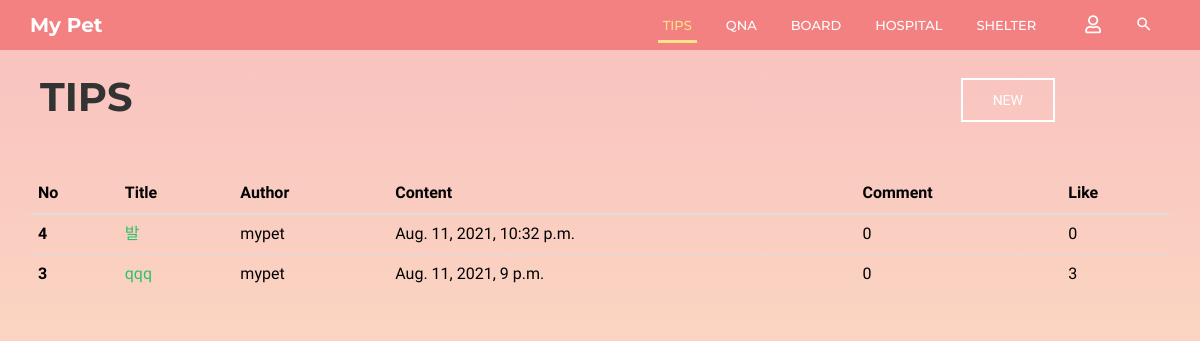
/community/tips/, run on an earlier commit of the app's database.
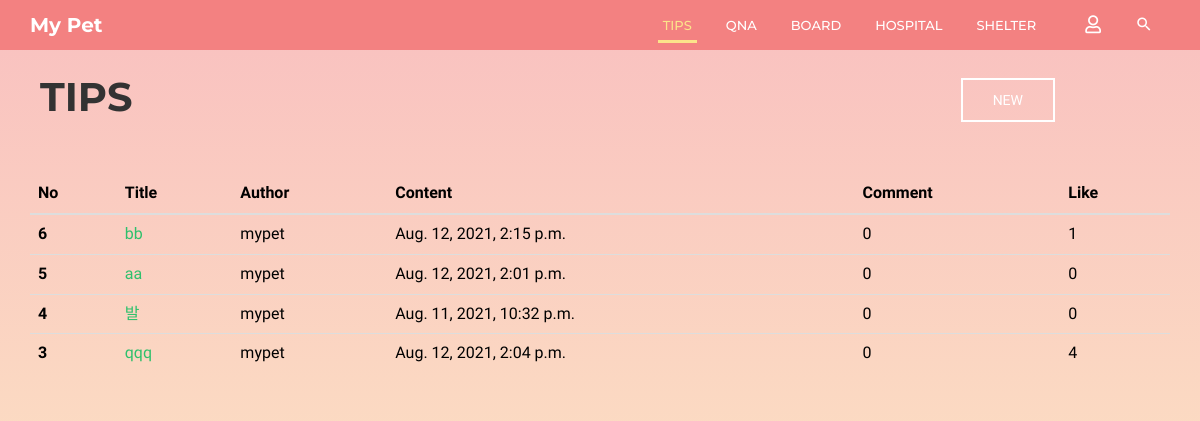
And on a later commit of the database.
### community/models.py (models this page shows, shortened)
class Tips(models.Model):
    b_title = models.CharField(max_length=30)
    b_author = models.CharField(max_length=10)
    b_content = models.CharField(max_length=2000)
    b_date = models.DateTimeField(auto_now=True)
    b_comment_count = models.IntegerField(default=0)
    b_like_count = models.IntegerField(default=0)
    b_photo = models.ImageField(blank=True, null=True, default='../media/noimage.jpg')

### community/views.py (the view)
# urls.py: path('tips/', views.tips, name='tips'),
def tips(request):
    posts = Tips.objects.all().order_by('-id')
    return render(request, 'community/tips.html', {'posts': posts})

### community/templates/community/tips.html (shortened to what this page needs)
{% extends 'base.html' %}
{% block html_body %}
    <link rel="stylesheet" href="/static/css/pages/header.css">
    <link rel="stylesheet" href="/static/css/pages/board.css">
    <header id="column-header">
        <div id="nino-headerInner">
            <nav id="nino-navbar" class="navbar navbar-default" role="navigation">
                <div class="container">
                    <div class="navbar-header">
                        <a class="navbar-brand" href="{% url 'home' %}">My Pet</a>
                    </div>
                    <div class="nino-menuItem pull-right">
                        <div class="collapse navbar-collapse pull-left" id="nino-navbar-collapse">
                            <ul class="nav navbar-nav">
                                <li class="active"><a href="#" onclick="testa('{% url 'community:tips' %}')">Tips</a></li>
                                <li><a href="#" onclick="testa('{% url 'community:qna' %}')">QnA</a></li>
                                <li><a href="#" onclick="testa('{% url 'community:board' %}')">Board</a></li>
                                <li><a href="#" onclick="testa('{% url 'community:hospital' %}')">Hospital</a></li>
                                <li><a href="#" onclick="testa('{% url 'community:shelter' %}')">Shelter</a></li>
                            </ul>
                        </div>
                        <ul class="nino-iconsGroup nav navbar-nav">
                            {% if user.is_authenticated %}
                                <li><a href="#" onclick="testa('{% url 'community:logout' %}')"><i
                                        class="mdi fas fa-user-slash nino-icon"></i></a></li>
                            {% else %}
                                <li><a href="#" onclick="testa('{% url 'community:login' %}')"><i
                                        class="mdi far fa-user nino-icon"></i></a></li>
                            {% endif %}
                            <li><a href="#" class="nino-search"><i class="mdi mdi-magnify nino-icon"></i></a></li>
                        </ul>
                    </div>
                </div>
            </nav>
        </div>
    </header>
    <div class="container board-header">
        <div class="board-title">
            <h1 class="title-h1">TIPS</h1>
        </div>
        <div class="board-post-btn">
            <a href="{% url 'community:tips_create' %}" class="nino-btn nino-post-btn">NEW</a>
        </div>
    </div>
    <div class="container">
        <div class="tips-page tips-table">
            <table class="table table-hover">
                <thead class="thead-dark">
                <tr>
                    <th scope="col">No</th>
                    <th scope="col">Title</th>
                    <th scope="col">Author</th>
                    <th scope="col">Content</th>
                    <th scope="col">Comment</th>
                    <th scope="col">Like</th>
                </tr>
                </thead>
                <tbody>
                {% for post in posts %}
                    <tr>
                        <th scope="row">{{ post.id }}</th>
                        <td><a href="/community/{{ post.id }}/tips_detail/">{{ post.b_title }}</a></td>
                        <td>{{ post.b_author }}</td>
                        <td>{{ post.b_date }}</td>
                        <td>{{ post.b_comment_count }}</td>
                        <td>{{ post.b_like_count }}</td>
                    </tr>
                {% endfor %}
                </tbody>
            </table>
        </div>
    </div>
{% endblock %}

What changed in the data, as far as the page shows it:
added Tips: id "6", b_title "bb", b_author "mypet", b_date "Aug. 12, 2021, 2:15 p.m.", b_comment_count "0", b_like_count "1"
added Tips: id "5", b_title "aa", b_author "mypet", b_date "Aug. 12, 2021, 2:01 p.m.", b_comment_count "0", b_like_count "0"
changed Tips "qqq": b_date "Aug. 11, 2021, 9 p.m." → "Aug. 12, 2021, 2:04 p.m."; b_like_count "3" → "4"
